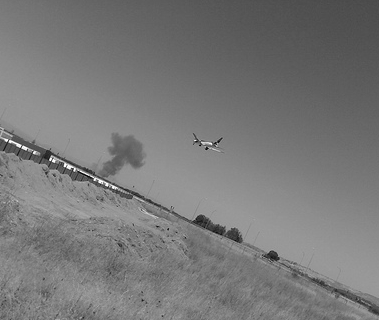
%> input picture plane.png, 379 x 320 px
$ octave Snakes.m   (GNU Octave 9; MATLAB toolbox functions it lacks are replaced by stand-ins)
%> lines starting %> are read from the running program, lines starting %| are printed output that depends on the picture
clear all;
close all;
I=double(imread('plane.png'));
%> I: size 320x379 double; min 3, max 255, mean 120.8; mean of the top-left, top-right, bottom-left and bottom-right quarters 123.5, 99.6, 129.3, 131
%I2=double(I);
imagesc(I);
colormap gray;

n=50;
R=50;
Cx=400/2; %527 pixels de largeur
Cy=300/2; %451 pixels de hauteur
t=[0:n-1]/n;
t=t';
vx=R*cos(2*pi*t)+Cx;
vy=R*sin(2*pi*t)+Cy;
hold on;
plot([vx;vx(1)],[vy;vy(1)], 'r');
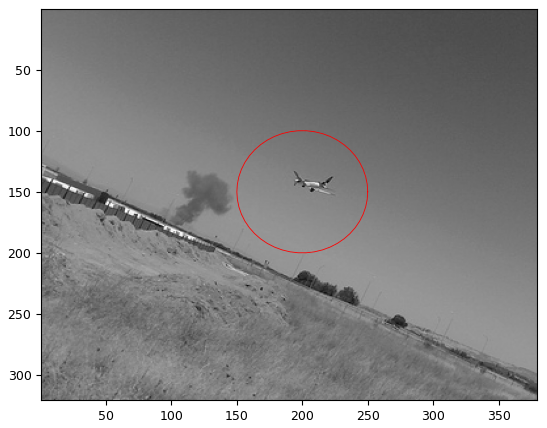
%> figure redrawn from the program's plot data

D2=zeros(n);

D2=diag(-2*ones(1,n)) + diag(ones(1,n-1),1) + diag(ones(1,n-1),-1) + diag(1,n-1) + diag(1,-n+1);
D4=diag(6*ones(1,n))  + diag(-4*ones(1,n-1),1) + diag(-4*ones(1,n-1),-1) + diag(ones(1,n-2),2)+ diag(ones(1,n-2),-2) + diag(ones(1,2),n-2) + diag(ones(1,2),-n+2) + (-4*diag(1,n-1)) + (-4*diag(1,-n+1));

D2x=D2*vx;
D2y=D2*vy;
D4x=D4*vx;
D4y=D4*vy;

figure(2);
hold on;
plot(t,D2x);
plot(t,D2y);
legend('courbe D2x en fonction de t','courbe D2y en fonction de t');
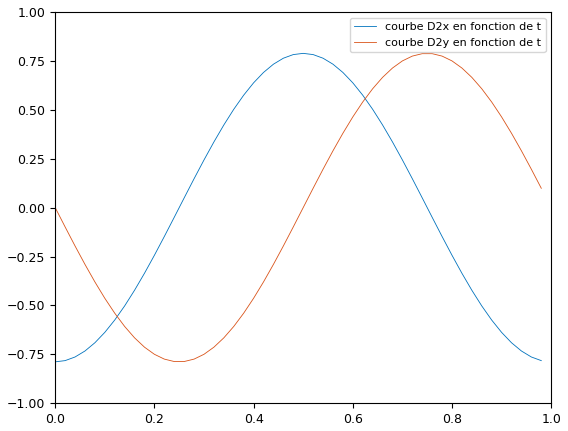
%> figure redrawn from the program's plot data; curve peaks at x = 0.5, y = 0.789; curve peaks at x = 0.74, y = 0.787

figure(3);
hold on;
plot(t,D4x);
plot(t,D4y);
legend('courbe D4x en fonction de t','courbe D4y en fonction de t');
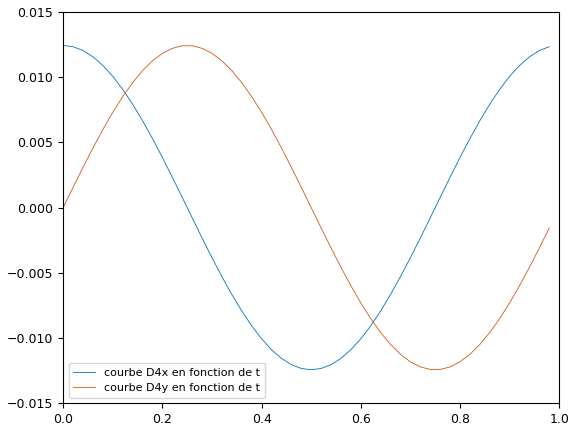
%> figure redrawn from the program's plot data; curve peaks at x = 0, y = 0.0124; curve peaks at x = 0.26, y = 0.0124

deltat=0.05;
lambda1=7;%influe sur la longueur
lambda2=150;%Courbure
lambda3=0.1;%pour converger sur les contours


A=diag(ones(1,n))+2*deltat*(-lambda1*D2+lambda2*D4);
IA=inv(A);


D=diag(-1*ones(1,n-1),-1) + diag(ones(1,n-1),1)+ diag(1,n-1) + diag(1,-n+1); %matrice dérivée
Einterne=[];

H=[-1,0,1];
G=[-1,0,1]';
Gh=imfilter(I,H);
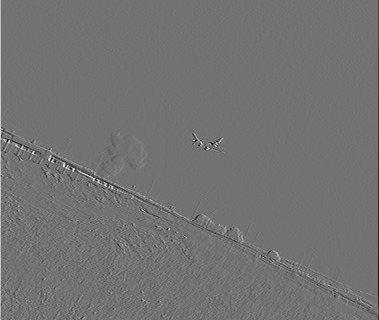
%> Gh: size 320x379 double; min -193, max 236, mean 0; drawn with min black and max white
Gg=imfilter(I,G);
Gradient=(Gg.^2)+(Gh.^2);
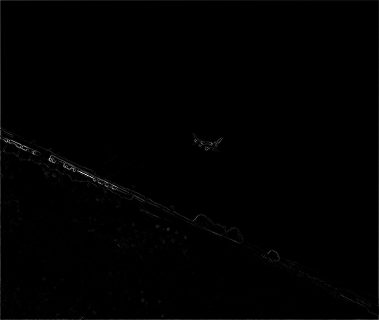
%> Gradient: size 320x379 double; min 0, max 103300, mean 481.9; drawn with min black and max white

%clf;
figure(4);
subplot(1,3,1);
imagesc(Gradient);colormap gray;
title('norme du gradient')

Kx=-imfilter(Gradient,H);
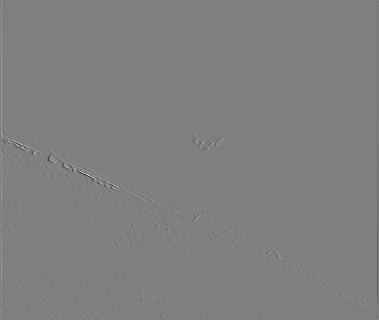
%> Kx: size 320x379 double; min -101751, max 101231, mean 10.4; drawn with min black and max white
Ky=-imfilter(Gradient,G);

subplot(1,3,2);
imagesc(Kx);
title('Kx');
subplot(1,3,3);
imagesc(Ky);
title('Ky');

figure(5)


for k=[1:50]


 %interpolation linéaire calculant P=K(vx,vy)
    Px=interp2(Kx,vx,vy);
    Py=interp2(Ky,vx,vy);

    vx=IA*(vx+(deltat*lambda3*Px));
    vy=IA*(vy+(deltat*lambda3*Py));


    Dx=D*vx;
    Dy=D*vy;
    D2x=D2*vx;
    D2y=D2*vy;
    Einterne=[Einterne, sum(lambda1*((Dx).^2+(Dy).^2)+lambda2*((D2x).^2+(D2y).^2))]; % expression de l'energie interne


    if (mod(k,2)==0)

        clf;
        imagesc(I);
        colormap gray;
        hold on;

        plot([vx;vx(1)],[vy;vy(1)]);
        pause(0.01);

    end
end
%> this loop made 50 passes
%> Einterne on passes 1 to 6: 2421204.7, [2421204.7 2409540.8], [2421204.7 2409540.8 2398204.4], [2421204.7 2409540.8 2398204.4 2387060.1], [2421204.7 2409540.8 2398204.4 2387060.1 2376069.5], [2421204.7 2409540.8 2398204.4 2387060.1 2376069.5 2365292]
%> after the loop, Einterne = 50 values, max 2421204.7 at index 1, min 2075473.8 at index 50, mean 2209850.1; vx = 50 values, max 226.9 at index 50, min 176 at index 26, mean 200.8; vy = 50 values, max 174.1 at index 14, min 125.8 at index 39, mean 149.8

figure(6);
plot(Einterne);
title('energie interne en fonction de lindice');
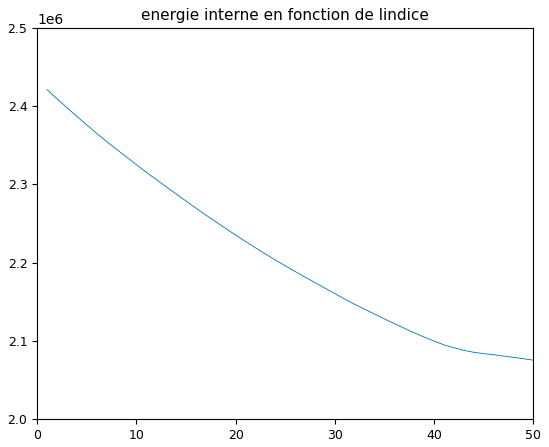
%> figure redrawn from the program's plot data; curve peaks at x = 1, y = 2421204.7
